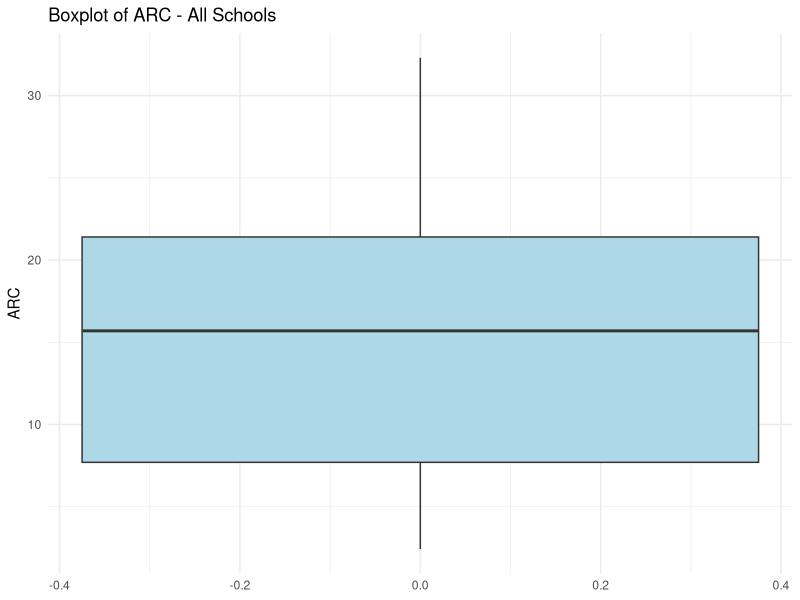
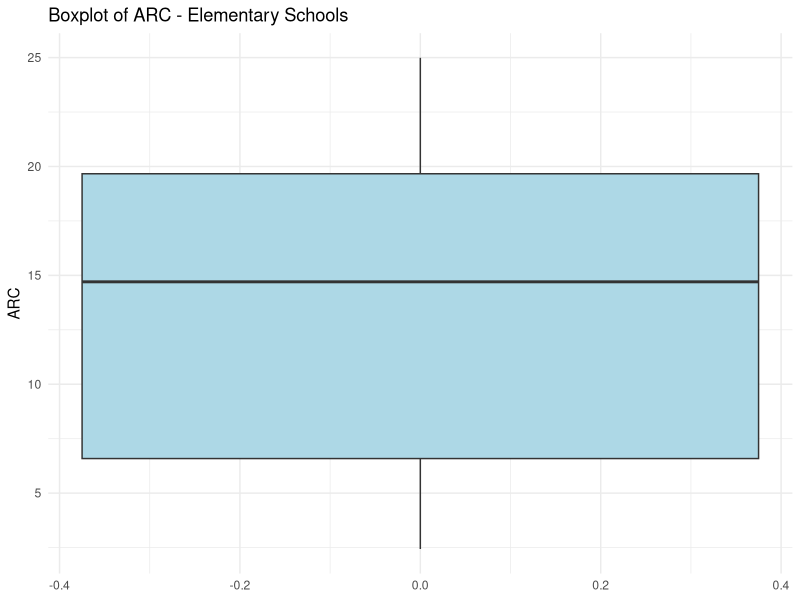
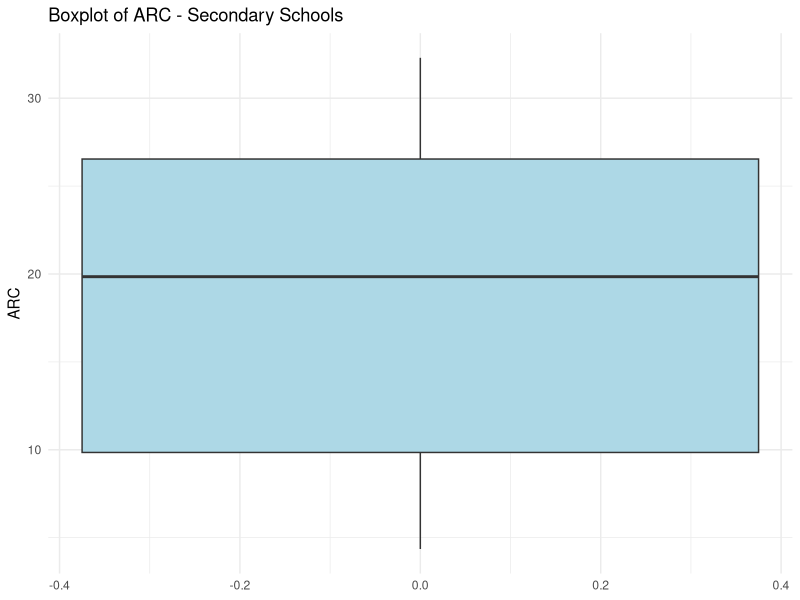
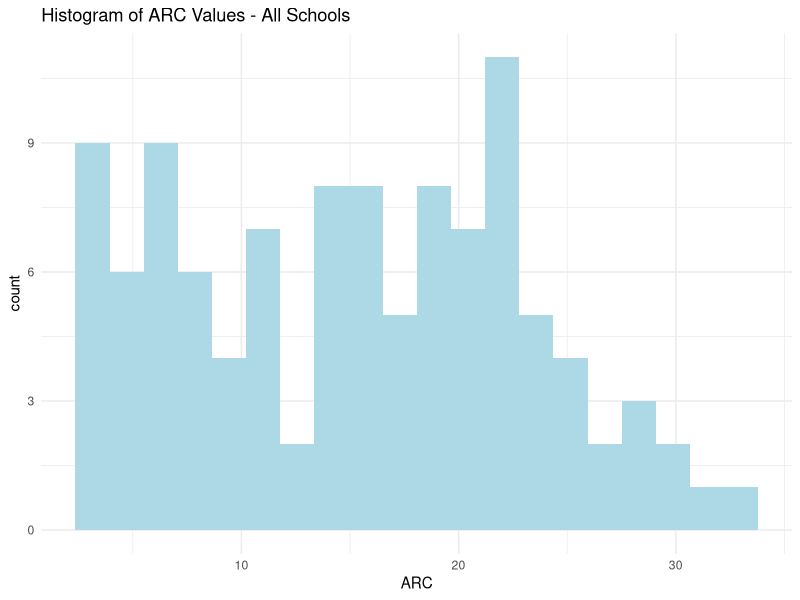
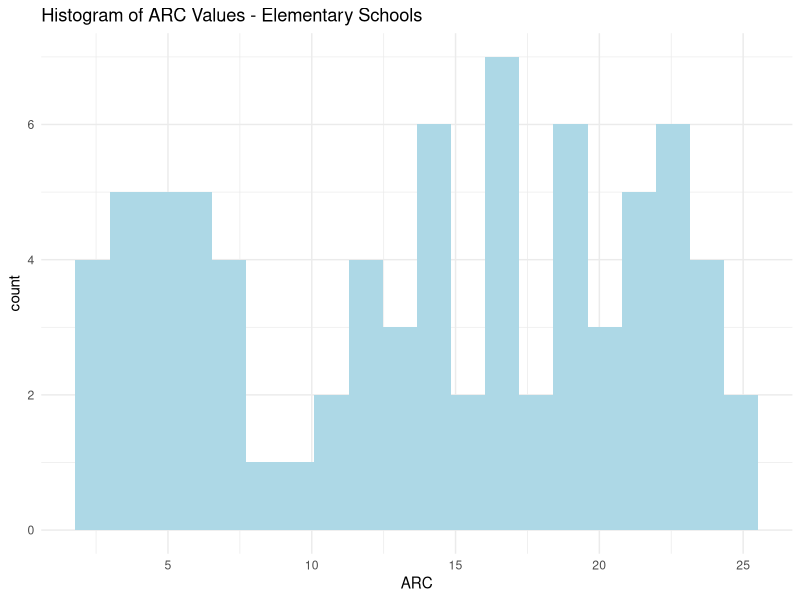
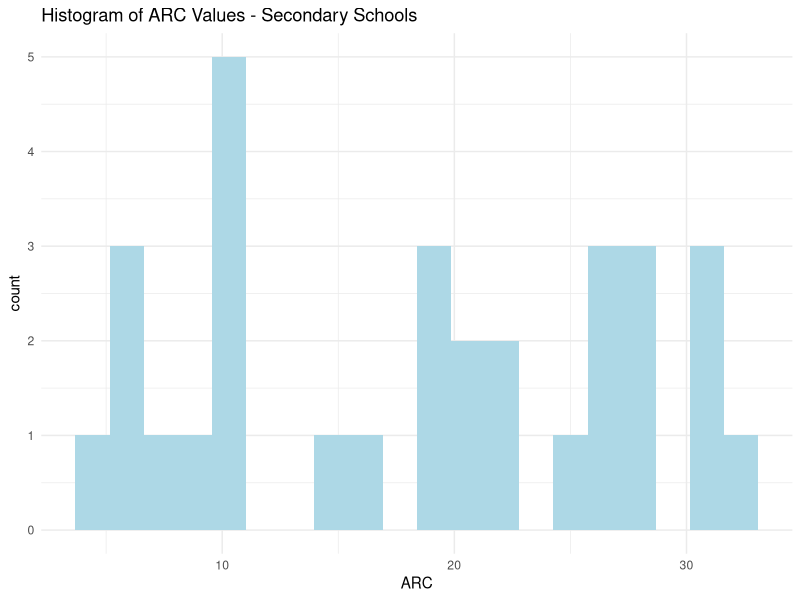
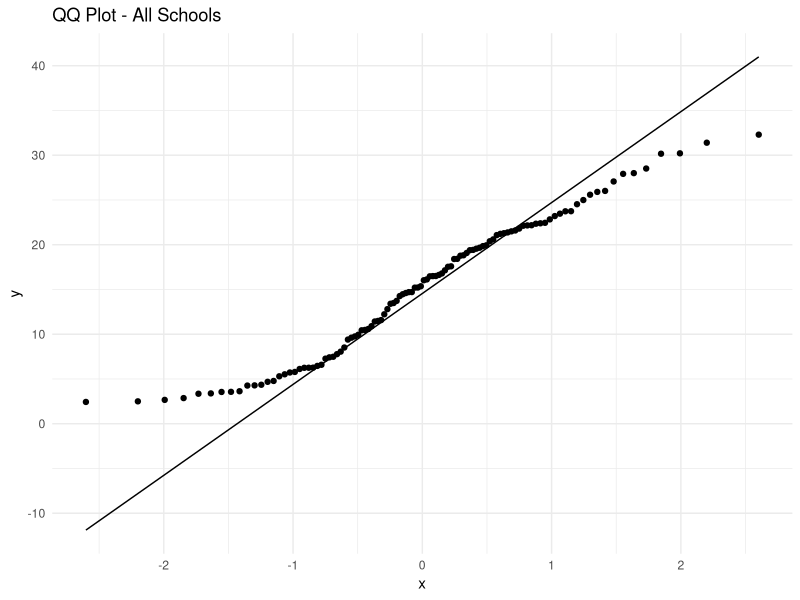
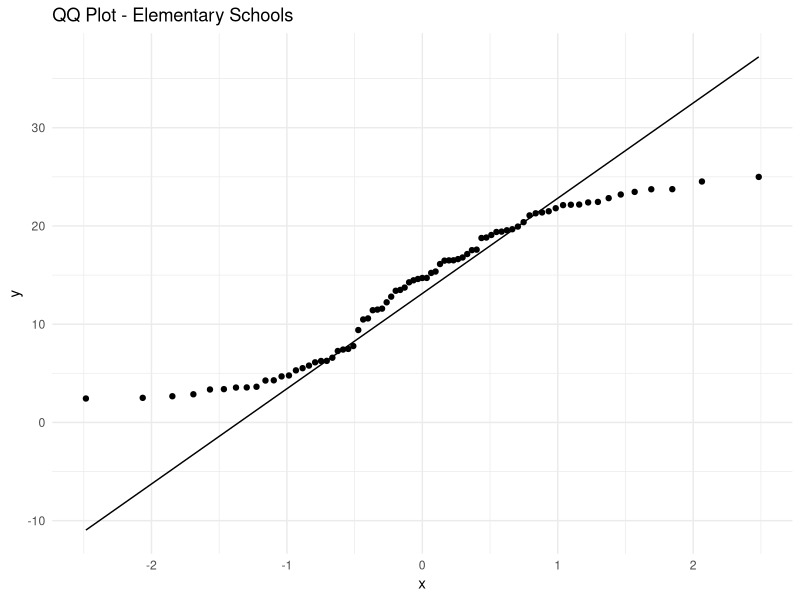

Write the R code that produced these figures, in order.
# Load required libraries
library(dplyr)    # For data manipulation
library(readr)    # For reading CSV files
library(ggplot2)  # For visualizations
library(car)      # For VIF (multicollinearity check)
library(MASS)     # For stepwise regression

# Options
export_results <- TRUE  # Set to TRUE to save summary CSV
remove_outliers <- TRUE  # Set to TRUE to exclude 'special' schools

# Step 1: Load data
data <- read_csv("at_risk_data_with_arc.csv", show_col_types = FALSE)

# Preview data
cat("Data Preview:\n")
head(data)
summary(data)

# Create proportion columns (excluding chronic_absenteeism, already %)
data <- data %>%
  mutate(
    prop_economic_disadvantage = economic_disadvantage / total_students,
    prop_homeless = homeless / total_students,
    prop_foster_care = foster_care / total_students,
    prop_migrant = migrant / total_students,
    prop_ell = ell / total_students,
    prop_academic_underperformance = academic_underperformance / total_students,
    prop_incarceration_delinquency = incarceration_delinquency / total_students,
    prop_teen_pregnancy = teen_pregnancy / total_students
  )

# Create filtered dataset
data_no_outliers <- data %>% filter(school_level != "special")
cat("Original n:", nrow(data), "Filtered n:", nrow(data_no_outliers), "\n")

if (remove_outliers) {
  data <- data_no_outliers
  cat("Using filtered data ('special' schools removed).\n")
}

# Create group_level for secondary
data <- data %>%
  mutate(group_level = ifelse(school_level %in% c("middle school", "high school"), "secondary", school_level))

# Elementary and Secondary subsets for analyses
all_data <- data
elementary_data <- all_data %>% filter(school_level == "elementary school")
secondary_data <- all_data %>% filter(group_level == "secondary")

# --------------------------------------------------------------------------------
# Group-Specific Visualizations and Tests (not included in final report)

# Boxplots
cat("Boxplot for All Schools:\n")
ggplot(all_data, aes(y = arc)) +
  geom_boxplot(fill = "lightblue") +
  labs(title = "Boxplot of ARC - All Schools", y = "ARC") +
  theme_minimal()
ggsave("boxplot_arc_all.png")

cat("Boxplot for Elementary Schools:\n")
ggplot(elementary_data, aes(y = arc)) +
  geom_boxplot(fill = "lightblue") +
  labs(title = "Boxplot of ARC - Elementary Schools", y = "ARC") +
  theme_minimal()
ggsave("boxplot_arc_elementary.png")

cat("Boxplot for Secondary Schools:\n")
ggplot(secondary_data, aes(y = arc)) +
  geom_boxplot(fill = "lightblue") +
  labs(title = "Boxplot of ARC - Secondary Schools", y = "ARC") +
  theme_minimal()
ggsave("boxplot_arc_secondary.png")

# Histograms
cat("Histogram for All Schools:\n")
ggplot(all_data, aes(x = arc)) +
  geom_histogram(fill = "lightblue", bins = 20) +
  labs(title = "Histogram of ARC Values - All Schools", x = "ARC") +
  theme_minimal()
ggsave("hist_arc_all.png")

cat("Histogram for Elementary Schools:\n")
ggplot(elementary_data, aes(x = arc)) +
  geom_histogram(fill = "lightblue", bins = 20) +
  labs(title = "Histogram of ARC Values - Elementary Schools", x = "ARC") +
  theme_minimal()
ggsave("hist_arc_elementary.png")

cat("Histogram for Secondary Schools:\n")
ggplot(secondary_data, aes(x = arc)) +
  geom_histogram(fill = "lightblue", bins = 20) +
  labs(title = "Histogram of ARC Values - Secondary Schools", x = "ARC") +
  theme_minimal()
ggsave("hist_arc_secondary.png")

# Shapiro-Wilk Tests
if (nrow(all_data) > 3) {
  cat("Shapiro-Wilk Test for All Schools:\n")
  print(shapiro.test(all_data$arc))
} else {
  cat("Shapiro-Wilk Test for All Schools skipped: insufficient data (n <= 3).\n")
}

if (nrow(elementary_data) > 3) {
  cat("Shapiro-Wilk Test for Elementary Schools:\n")
  print(shapiro.test(elementary_data$arc))
} else {
  cat("Shapiro-Wilk Test for Elementary Schools skipped: insufficient data (n <= 3).\n")
}

if (nrow(secondary_data) > 3) {
  cat("Shapiro-Wilk Test for Secondary Schools:\n")
  print(shapiro.test(secondary_data$arc))
} else {
  cat("Shapiro-Wilk Test for Secondary Schools skipped: insufficient data (n <= 3).\n")
}

# QQ Plots
cat("QQ Plot for All Schools:\n")
ggplot(all_data, aes(sample = arc)) +
  stat_qq() +
  stat_qq_line() +
  labs(title = "QQ Plot - All Schools") +
  theme_minimal()
ggsave("qqplot_arc_all.png")

cat("QQ Plot for Elementary Schools:\n")
ggplot(elementary_data, aes(sample = arc)) +
  stat_qq() +
  stat_qq_line() +
  labs(title = "QQ Plot - Elementary Schools") +
  theme_minimal()
ggsave("qqplot_arc_elementary.png")

cat("QQ Plot for Secondary Schools:\n")
ggplot(secondary_data, aes(sample = arc)) +
  stat_qq() +
  stat_qq_line() +
  labs(title = "QQ Plot - Secondary Schools") +
  theme_minimal()
ggsave("qqplot_arc_secondary.png")

# High/Low Absenteeism Histograms
all_data <- all_data %>%
  mutate(absent_group = ifelse(chronic_absenteeism > 6, "High (>6%)", "Low (<=6%)"))
high_absent_all <- all_data %>% filter(absent_group == "High (>6%)")
low_absent_all <- all_data %>% filter(absent_group == "Low (<=6%)")

cat("High Absenteeism Hist for All Schools:\n")
ggplot(high_absent_all, aes(x = arc)) +
  geom_histogram(fill = "red", bins = 15) +
  labs(title = "ARC for High Absenteeism - All Schools", x = "ARC") +
  theme_minimal()
ggsave("hist_high_absent_all.png")

cat("Low Absenteeism Hist for All Schools:\n")
ggplot(low_absent_all, aes(x = arc)) +
  geom_histogram(fill = "green", bins = 15) +
  labs(title = "ARC for Low Absenteeism - All Schools", x = "ARC") +
  theme_minimal()
ggsave("hist_low_absent_all.png")

elementary_data <- elementary_data %>%
  mutate(absent_group = ifelse(chronic_absenteeism > 6, "High (>6%)", "Low (<=6%)"))
high_absent_elem <- elementary_data %>% filter(absent_group == "High (>6%)")
low_absent_elem <- elementary_data %>% filter(absent_group == "Low (<=6%)")

cat("High Absenteeism Hist for Elementary Schools:\n")
ggplot(high_absent_elem, aes(x = arc)) +
  geom_histogram(fill = "red", bins = 15) +
  labs(title = "ARC for High Absenteeism - Elementary", x = "ARC") +
  theme_minimal()
ggsave("hist_high_absent_elem.png")

cat("Low Absenteeism Hist for Elementary Schools:\n")
ggplot(low_absent_elem, aes(x = arc)) +
  geom_histogram(fill = "green", bins = 15) +
  labs(title = "ARC for Low Absenteeism - Elementary", x = "ARC") +
  theme_minimal()
ggsave("hist_low_absent_elem.png")

secondary_data <- secondary_data %>%
  mutate(absent_group = ifelse(chronic_absenteeism > 6, "High (>6%)", "Low (<=6%)"))
high_absent_sec <- secondary_data %>% filter(absent_group == "High (>6%)")
low_absent_sec <- secondary_data %>% filter(absent_group == "Low (<=6%)")

cat("High Absenteeism Hist for Secondary Schools:\n")
ggplot(high_absent_sec, aes(x = arc)) +
  geom_histogram(fill = "red", bins = 15) +
  labs(title = "ARC for High Absenteeism - Secondary", x = "ARC") +
  theme_minimal()
ggsave("hist_high_absent_sec.png")

cat("Low Absenteeism Hist for Secondary Schools:\n")
ggplot(low_absent_sec, aes(x = arc)) +
  geom_histogram(fill = "green", bins = 15) +
  labs(title = "ARC for Low Absenteeism - Secondary", x = "ARC") +
  theme_minimal()
ggsave("hist_low_absent_sec.png")

# --------------------------------------------------------------------------------
# Analysis 1: Normal Distribution (Module 1)
# Research Question: What minimum ARC value would a school have in order to be in the top quartile of schools? 
# What minimum ARC value would an elementary school need to have in order to be in the top quartile of elementary schools?
# Added: What minimum ARC value would a secondary school need to have in order to be in the top quartile of secondary schools?
top_quartile_min_all <- quantile(all_data$arc, probs = 0.75, na.rm = TRUE)
cat("Minimum ARC value for top quartile (all schools):", top_quartile_min_all, "\n")

top_quartile_min_elementary <- quantile(elementary_data$arc, probs = 0.75, na.rm = TRUE)
cat("Minimum ARC value for top quartile (elementary schools):", top_quartile_min_elementary, "\n")

top_quartile_min_secondary <- quantile(secondary_data$arc, probs = 0.75, na.rm = TRUE)
cat("Minimum ARC value for top quartile (secondary schools):", top_quartile_min_secondary, "\n")

# --------------------------------------------------------------------------------
# Analysis 2: Confidence Interval Estimation (Module 2)
if (nrow(secondary_data) > 1) {
  ci_secondary <- t.test(secondary_data$arc, conf.level = 0.95)$conf.int
  cat("95% CI for mean ARC in secondary schools:", ci_secondary[1], "to", ci_secondary[2], "\n")
} else {
  cat("Secondary CI skipped: insufficient data.\n")
}

if (nrow(elementary_data) > 1) {
  ci_elementary <- t.test(elementary_data$arc, conf.level = 0.95)$conf.int
  cat("95% CI for mean ARC in elementary schools:", ci_elementary[1], "to", ci_elementary[2], "\n")
} else {
  cat("Elementary CI skipped: insufficient data.\n")
}

# --------------------------------------------------------------------------------
# Analysis 3: Hypothesis Testing (Module 4)
if (nrow(high_absent_all) > 0 && nrow(low_absent_all) > 0) {
  t_test_result <- t.test(arc ~ absent_group, data = all_data, var.equal = FALSE)
  cat("T-Test for ARC by Absenteeism Group:\n")
  print(t_test_result)
} else {
  cat("T-Test skipped: insufficient data in high/low absenteeism groups.\n")
}

# --------------------------------------------------------------------------------
# Analysis 4: Multiple Regression (Module 5)
# Research Question: Which risk factors most strongly predict chronic absenteeism? 
# Which risk factors most strongly predict chronic absenteeism in elementary schools?

# Full model (all schools, testing all variables)
model_full <- lm(chronic_absenteeism ~ prop_economic_disadvantage + prop_homeless +
                   prop_foster_care + prop_migrant + prop_ell +
                   prop_academic_underperformance + prop_incarceration_delinquency +
                   prop_teen_pregnancy, data = all_data)
cat("Regression Summary for Full Data:\n")
print(summary(model_full))

# Stepwise full model (all schools)
step_model_full <- step(model_full, direction = "both", trace = 0)
cat("Stepwise Regression Summary for Full Data:\n")
print(summary(step_model_full))

# Elementary model (excluding teen_pregnancy as it’s zero)
model_elementary <- lm(chronic_absenteeism ~ prop_economic_disadvantage + prop_homeless +
                         prop_foster_care + prop_migrant + prop_ell +
                         prop_academic_underperformance + prop_incarceration_delinquency,
                       data = elementary_data)
cat("Regression Summary for Elementary Schools:\n")
print(summary(model_elementary))

# Stepwise elementary model
step_model_elementary <- step(model_elementary, direction = "both", trace = 0)
cat("Stepwise Regression Summary for Elementary Schools:\n")
print(summary(step_model_elementary))

# Secondary model (secondary schools only, testing all variables)
model_secondary <- lm(chronic_absenteeism ~ prop_economic_disadvantage + prop_homeless +
                        prop_foster_care + prop_migrant + prop_ell +
                        prop_academic_underperformance + prop_incarceration_delinquency +
                        prop_teen_pregnancy, data = secondary_data)
cat("Regression Summary for Secondary Schools:\n")
print(summary(model_secondary))

# Stepwise secondary model
step_model_secondary <- step(model_secondary, direction = "both", trace = 0)
cat("Stepwise Regression Summary for Secondary Schools:\n")
print(summary(step_model_secondary))

# VIF for multicollinearity
cat("VIF for Full Model:\n")
print(vif(model_full))
cat("VIF for Elementary Model:\n")
print(vif(model_elementary))
cat("VIF for Secondary Model:\n")
print(vif(model_secondary))

# RegressionDiagnostics
# All Schools
png("diag_full_residuals.png")
plot(model_full, which = 1, main = "Residuals vs Fitted - All Schools")
dev.off()
png("diag_full_qq.png")
plot(model_full, which = 2, main = "QQ Residuals - All Schools")
dev.off()
png("diag_full_cooks.png")
cooks_d_full <- cooks.distance(model_full)
plot(cooks_d_full, type = "h", main = "Cook's Distance - All Schools", ylab = "Cook's Distance")
abline(h = 4 / nrow(all_data), col = "red")
dev.off()

# Elementary
png("diag_elem_residuals.png")
plot(model_elementary, which = 1, main = "Residuals vs Fitted - Elementary Schools")
dev.off()
png("diag_elem_qq.png")
plot(model_elementary, which = 2, main = "QQ Residuals - Elementary Schools")
dev.off()
png("diag_elem_cooks.png")
cooks_d_elem <- cooks.distance(model_elementary)
plot(cooks_d_elem, type = "h", main = "Cook's Distance - Elementary Schools", ylab = "Cook's Distance")
abline(h = 4 / nrow(elementary_data), col = "red")
dev.off()

# Secondary
png("diag_sec_residuals.png")
plot(model_secondary, which = 1, main = "Residuals vs Fitted - Secondary Schools")
dev.off()
png("diag_sec_qq.png")
plot(model_secondary, which = 2, main = "QQ Residuals - Secondary Schools")
dev.off()
png("diag_sec_cooks.png")
cooks_d_sec <- cooks.distance(model_secondary)
plot(cooks_d_sec, type = "h", main = "Cook's Distance - Secondary Schools", ylab = "Cook's Distance")
abline(h = 4 / nrow(secondary_data), col = "red")
dev.off()

# --------------------------------------------------------------------------------
# Export Results
if (export_results) {
  results_summary <- data.frame(
    Analysis = c(
      "1: Top Quartile ARC (All)", "1: Top Quartile ARC (Elementary)", "1: Top Quartile ARC (Secondary)",
      "2: Secondary CI Lower", "2: Secondary CI Upper",
      "2: Elementary CI Lower", "2: Elementary CI Upper",
      "3: T-Test p-value", "3: Mean ARC High Absent", "3: Mean ARC Low Absent",
      "4: Adj R-squared (Full)", "4: Adj R-squared (Full Stepwise)",
      "4: Adj R-squared (Elementary)", "4: Adj R-squared (Elementary Stepwise)",
      "4: Adj R-squared (Secondary)", "4: Adj R-squared (Secondary Stepwise)",
      "4: Full Significant Predictors",
      "4: Elementary Significant Predictors"
    ),
    Value = c(
      top_quartile_min_all, top_quartile_min_elementary, top_quartile_min_secondary,
      ci_secondary[1], ci_secondary[2],
      ci_elementary[1], ci_elementary[2],
      t_test_result$p.value,
      mean(high_absent_all$arc, na.rm = TRUE), mean(low_absent_all$arc, na.rm = TRUE),
      summary(model_full)$adj.r.squared, summary(step_model_full)$adj.r.squared,
      summary(model_elementary)$adj.r.squared, summary(step_model_elementary)$adj.r.squared,
      summary(model_secondary)$adj.r.squared, summary(step_model_secondary)$adj.r.squared,
      paste(names(coef(model_full))[summary(model_full)$coef[,4] < 0.05][-1], collapse = ", "),
      paste(names(coef(model_elementary))[summary(model_elementary)$coef[,4] < 0.05][-1], collapse = ", ")
    )
  )
  
  write_csv(results_summary, "analysis_results_summary.csv")
  cat("Results exported to 'analysis_results_summary.csv'.\n")
}
